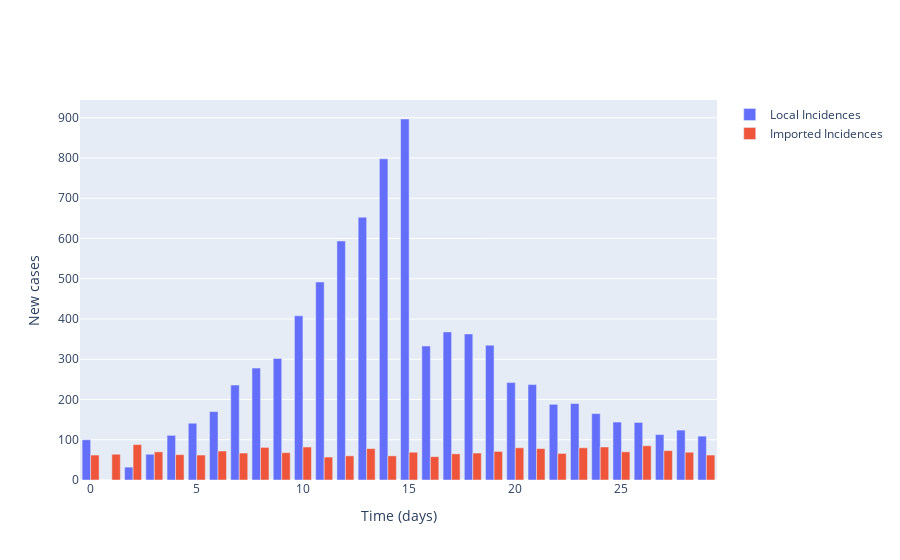

Notebook code cell kept with this figure:
### Markdown cell above
## Plot local incidence numbers and imported cases

### Code cell
# Plot (bar chart cases each day)
fig = go.Figure()

# Plot of incidences
fig.add_trace(
    go.Bar(
        x=times,
        y=locally_infected_cases,
        name='Local Incidences'
    )
)

fig.add_trace(
    go.Bar(
        x=times,
        y=imported_cases,
        name='Imported Incidences'
    )
)

# Add axis labels
fig.update_layout(
    xaxis_title='Time (days)',
    yaxis_title='New cases'
)

fig.show()

### Figure 1 — Plotly figure (JSON) as saved in the notebook; plotly's stock layout.template omitted (floating-point values rounded to 4 significant figures)
{"data": [{"name": "Local Incidences", "type": "bar", "x": [0, 1, 2, 3, 4, 5, 6, 7, 8, 9, 10, 11, 12, 13, 14, 15, 16, 17, 18, 19, 20, 21, 22, 23, 24, 25, 26, 27, 28, 29], "y": [100, 0, 32, 64, 111, 141, 170, 236, 278, 302, 408, 492, 594, 653, 798, 897, 333, 368, 363, 335, 242, 237, 188, 190, 165, 144, 143, 113, 124, 109]}, {"name": "Imported Incidences", "type": "bar", "x": [0, 1, 2, 3, 4, 5, 6, 7, 8, 9, 10, 11, 12, 13, 14, 15, 16, 17, 18, 19, 20, 21, 22, 23, 24, 25, 26, 27, 28, 29], "y": [62, 64, 88, 70, 63, 62, 72, 67, 81, 68, 82, 57, 60, 78, 60, 69, 58, 65, 67, 71, 80, 78, 66, 80, 82, 70, 85, 73, 69, 62]}], "layout": {"xaxis": {"title": {"text": "Time (days)"}}, "yaxis": {"title": {"text": "New cases"}}}}
